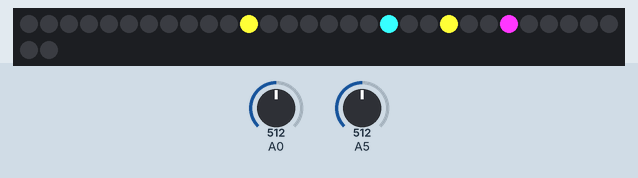
Simulated run of this sketch. Board: Arduino Uno, built with avr-gcc and run on an emulated ATmega328P. On the bench: 32 RGB LEDs in strip order, left to right, continuing on the next row. Inputs (shaded band) come from the test bench; at power-on: A0 = 512, A5 = 512.

Above: at 1.6 s.
1.7 s: A0 set to 787
3.7 s: A0 set to 817
At 4.64 s:
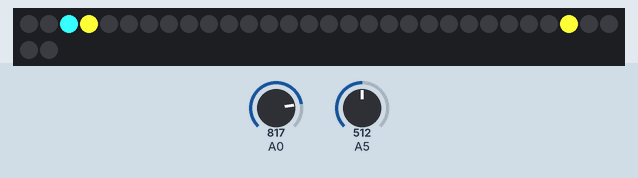
6.2 s: A0 set to 790
9.2 s: A5 set to 789
10.9 s: A5 set to 815
At 13.2 s:
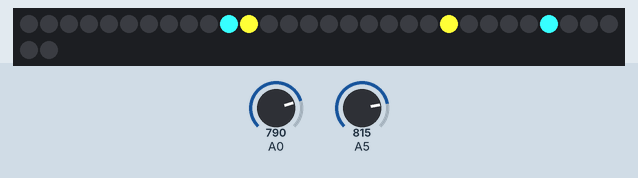
13.3 s: A5 set to 790
At 18.4 s:
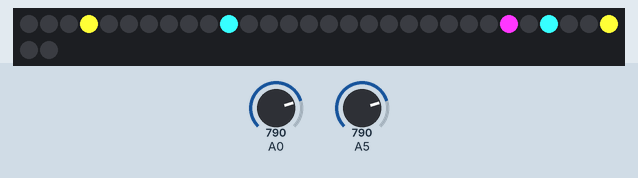

Measured:
- the behaviour switches between 799 and 800 on A0 (found by bisection; images 0 and 1)
- what the display in image 3 shows lasts 0.5 s, from 18.1 s to 18.6 s

The sketch:

binary_clock.ino
```cpp
#include <Adafruit_NeoPixel.h>


// Parameter 1 = number of pixels in strip
// Parameter 2 = pin number (most are valid)
// Parameter 3 = pixel type flags, add together as needed:
//   NEO_KHZ800  800 KHz bitstream (most NeoPixel products w/WS2812 LEDs)
//   NEO_KHZ400  400 KHz (classic 'v1' (not v2) FLORA pixels, WS2811 drivers)
//   NEO_GRB     Pixels are wired for GRB bitstream (most NeoPixel products)
//   NEO_RGB     Pixels are wired for RGB bitstream (v1 FLORA pixels, not v2)
Adafruit_NeoPixel strip = Adafruit_NeoPixel(32, 6, NEO_GRB + NEO_KHZ800);

  int sec01=0;
  int sec10=0;
  int min01=0;
  int min10;
  int hr01=0;
  int hr10=0; //start the time on 00:00:00
  int tick=0; //tick counter
  int mbtn=0;
  int hbtn=0;

void setup() {
  // Defining NeoPixel Matrix on Pin 6 by first defining strip then matrix.
  strip.begin();
  strip.show(); // Initialize all pixels to 'off'
}

void loop() {
  // put your main code here, to run repeatedly:

  //Second counter
  if (millis() - tick >= 1000) {
  tick = millis();
  sec01++;
  }

  //Second tens place
  if (sec01 >= 10) {
  sec10++;
  sec01 = 0;
  }

  // move forward one minute every 60 seconds
  if (sec10 >= 6) {
  min01++;
  sec10 = 0; // reset seconds to zero
  }

  //Minute tens place
  if (min01 >= 10) {
  min10++;
  min01 = 0;
  }

  // move forward one hour every 60 minutes
  if (min10 >=6) {
  hr01++;
  min10 = 0; // reset minutes to zero
  }

  //Hour tens place
  if (hr01 >= 10) {
  hr10++;
  hr01 = 0;
  }

  if (hr10 >=2 && hr01 >= 4) {
  hr01=0;
  hr10=0; // reset minutes to zero
  }

  //Second Ones Place Display
  if(sec01 == 1 || sec01 == 3 || sec01 == 5 || sec01 == 7 || sec01 == 9) {    strip.setPixelColor(24, 255, 55, 255, 255);} else {strip.setPixelColor(24, 0, 0, 0, 0);}
  if(sec01 == 2 || sec01 == 3 || sec01 == 6 || sec01 == 7) {strip.setPixelColor(16, 255, 55, 255, 255);} else {strip.setPixelColor(16, 0, 0, 0, 0);}
  if(sec01 == 4 || sec01 == 5 || sec01 == 6 || sec01 == 7) {strip.setPixelColor(8, 255, 55, 255, 255);} else {strip.setPixelColor(8, 0, 0, 0, 0);}
  if(sec01 == 8 || sec01 == 9) {strip.setPixelColor(0, 255, 55, 255, 255);} else {strip.setPixelColor(0, 0, 0, 0, 0);}

  //Second Tens Place Display
  if(sec10 == 1 || sec10 == 3 || sec10 == 5) {strip.setPixelColor(25, 255, 55, 255, 255);} else {strip.setPixelColor(25, 0, 0, 0, 0);}
  if(sec10 == 2 || sec10 == 3) {strip.setPixelColor(17, 255, 55, 255, 255);} else {strip.setPixelColor(17, 0, 0, 0, 0);}
  if(sec10 == 4 || sec10 == 5) {strip.setPixelColor(9, 255, 55, 255, 255);} else {strip.setPixelColor(9, 0, 0, 0, 0);}

  //Minute Ones Place Display
  if(min01 == 1 || min01 == 3 || min01 == 5 || min01 == 7 || min01 == 9) {strip.setPixelColor(26, 55, 255, 255, 255);} else {strip.setPixelColor(26, 0, 0, 0, 0);}
  if(min01 == 2 || min01 == 3 || min01 == 6 || min01 == 7) {strip.setPixelColor(18, 55, 255, 255, 255);} else {strip.setPixelColor(18, 0, 0, 0, 0);}
  if(min01 == 4 || min01 == 5 || min01 == 6 || min01 == 7) {strip.setPixelColor(10, 55, 255, 255, 255);} else {strip.setPixelColor(10, 0, 0, 0, 0);}
  if(min01 == 8 || min01 == 9) {strip.setPixelColor(2, 55, 255, 255, 255);} else {strip.setPixelColor(2, 0, 0, 0, 0);}

  //Minute Tens Place Display
  if(min10 == 1 || min10 == 3 || min10 == 5) {strip.setPixelColor(27, 55, 255, 255, 255);} else {strip.setPixelColor(27, 0, 0, 0, 0);}
  if(min10 == 2 || min10 == 3) {strip.setPixelColor(19, 55, 255, 255, 255);} else {strip.setPixelColor(19, 0, 0, 0, 0);}
  if(min10 == 4 || min10 == 5) {strip.setPixelColor(11, 55, 255, 255, 255);} else {strip.setPixelColor(11, 0, 0, 0, 0);}

  //Hour Ones Place Display
  if(hr01 == 1 || hr01 == 3 || hr01 == 5 || hr01 == 7 || hr01 == 9) {strip.setPixelColor(3, 255, 255, 55, 255);} else {strip.setPixelColor(3, 0, 0, 0, 0);}
  if(hr01 == 2 || hr01 == 3 || hr01 == 6 || hr01 == 7) {strip.setPixelColor(11, 255, 255, 55, 55);} else {strip.setPixelColor(11, 0, 0, 0, 0);}
  if(hr01 == 4 || hr01 == 5 || hr01 == 6 || hr01 == 7) {strip.setPixelColor(19, 255, 255, 55, 255);} else {strip.setPixelColor(19, 0, 0, 0, 0);}
  if(hr01 == 8 || hr01 == 9) {strip.setPixelColor(27, 255, 255, 55, 255);} else {strip.setPixelColor(27, 0, 0, 0, 0);}

  //Hour Tens Place Display
  if(hr01 == 1) {strip.setPixelColor(29, 255, 255, 55, 255);} else {strip.setPixelColor(29, 0, 0, 0, 0);}
  if(hr01 == 2) {strip.setPixelColor(21, 255, 255, 55, 55);} else {strip.setPixelColor(21, 0, 0, 0, 0);}

  mbtn = analogRead(0);    // add one minute when pressed
   if(mbtn<800) {
   min01++;
   sec01=0;
   sec10=0;
   delay(250);
  }

  hbtn = analogRead(5);    // add one hour when pressed
   if(hbtn<800) {
   hr01++;
   sec01=0;
   sec10=0;
   delay(250);
  }
  strip.show(); // Initialize set pixels to 'on'
}
```
